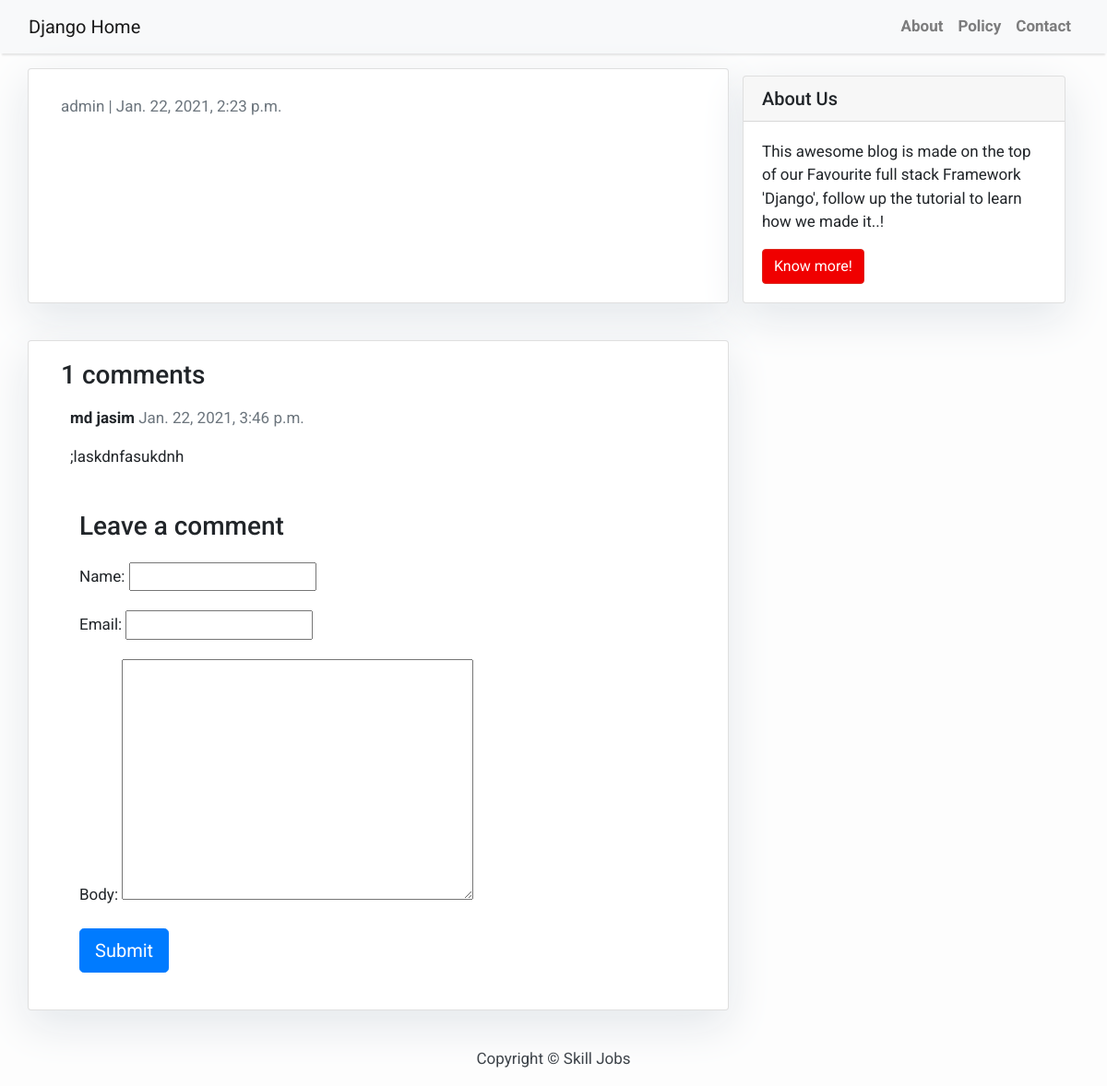
Page /my-third-post/ on the earlier database version.
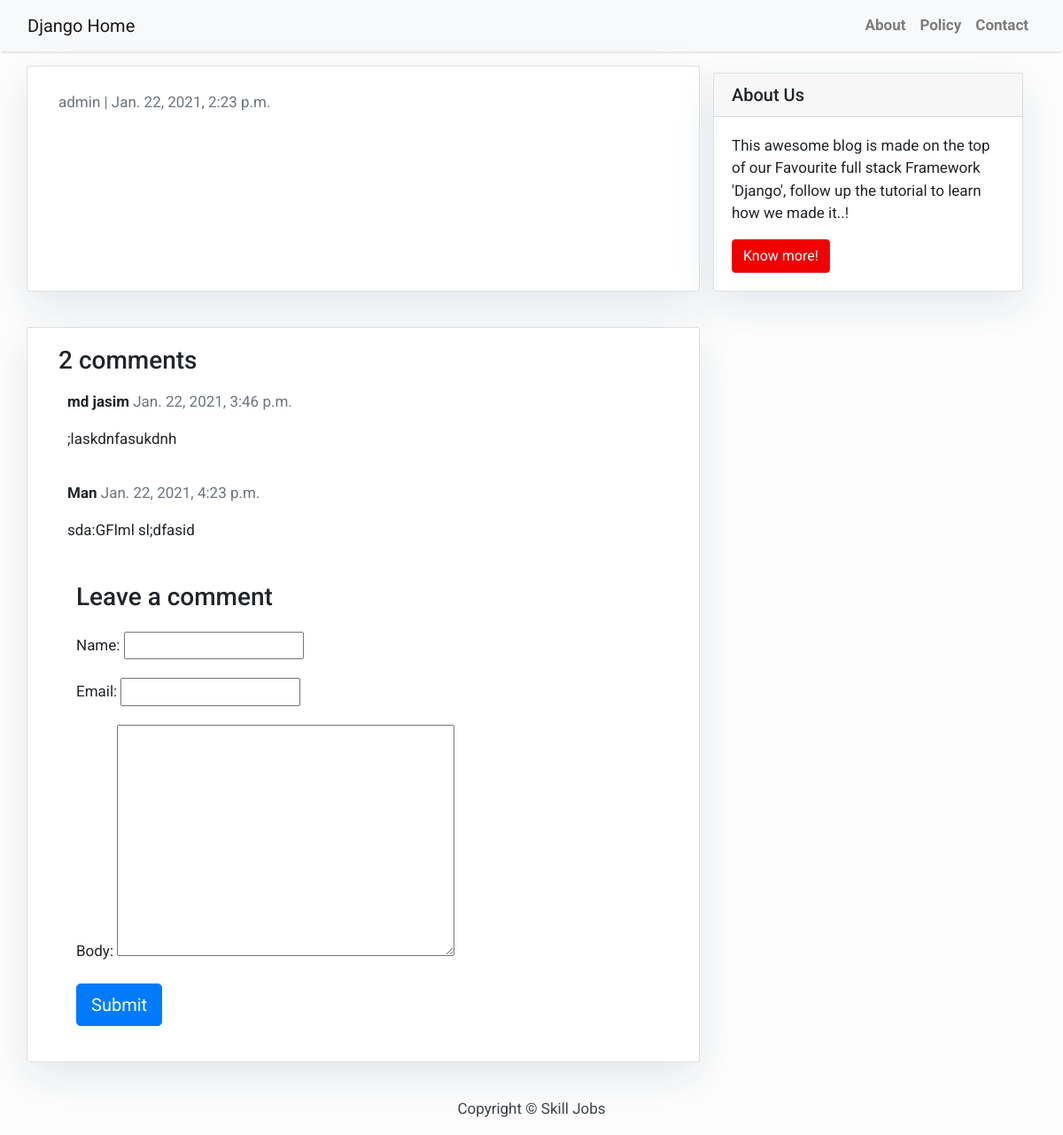
Same page on the later database version.
### blog/models.py (models this page shows, shortened)
class Comment(models.Model):
    post = models.ForeignKey(Post, on_delete=models.CASCADE, related_name='comments')
    name = models.CharField(max_length=50)
    email = models.EmailField()
    body = models.TextField()
    created_on = models.DateTimeField(auto_now_add=True)
    active = models.BooleanField(default=False)
    class Meta:
        ordering = ['created_on']

### blog/views.py (the view)
# urls.py: path('<slug:slug>/', views.post_detail, name='post_detail'),
def post_detail(request, slug):
    template_name = 'PostDetails.html'
    post = get_object_or_404(Post, slug=slug)
    comments = post.comments.filter(active=True)
    new_comment = None
    if request.method == "POST":
        comment_form = CommentForm(data=request.POST)  # => Comment parameter pass new_comment
        if comment_form.is_valid():  # -> is valid comment
            new_comment = comment_form.save(commit=False)  # => comment save
            new_comment.post = post  # => post
            new_comment.save()
    else:
        comment_form = CommentForm()  # => empty comment set
    return render(request, template_name, {
        'post': post,
        'comments': comments,  # => old comments
        'new_comment': new_comment,  # => new comments waiting for acceptation
        'comment_form': comment_form  # => pass the form for comments
    })

### blog/forms.py
class CommentForm(forms.ModelForm):
    class Meta:
        model = Comment
        fields = ('name', 'email', 'body')

### templates/PostDetails.html (shortened to what this page needs)
{% extends 'base.html' %} {% block content %}
    <div class="container">
        <div class="row">
            <div class="col-md-8 card mb-4  mt-3 left  top">
                <div class="card-body">
                    <p class=" text-muted">{{ post.author }} | {{ post.created_on }}</p>
                </div>
            </div>
            {% block sidebar %} {% include 'sidebar.html' %} {% endblock sidebar %}
        </div>
        <div class="row">
            <div class="col-md-8 card mb-4 mt-3">
                <div class="card-body">
                    <h3>{{ comments.count }} comments</h3>
                    {% for comment in comments %}
                        <div class="comments" style="padding: 10px">
                            <p class="font-weight-bold">
                                {{ comment.name }}
                                <span class="text-muted font-weight-normal">{{ comment.created_on }}</span>
                            </p>
                            {{ comment.body | linebreaks }}
                        </div>
                    {% endfor %}
                    <div class="card-body">
                        {% if new_comment %}
                            <div class="alert alert-success">
                                Your Comment will taking permission from admin
                            </div>
                        {% else %}
                            <h3>Leave a comment</h3>
                            <form method="post" style="margin-top: 1.3em">
                                {{ comment_form.as_p }}
                                <button type="submit" class="btn btn-primary btn-lg">Submit</button>
                            </form>
                        {% endif %}
                    </div>
                </div>
            </div>
        </div>
    </div>
{% endblock content %}

Differences in the rows shown:
added Comment: name "Man", created_on "Jan. 22, 2021, 4:23 p.m.", body "sda:GFlml sl;dfasid"
Other differences:
{{ comments.count }}: "1" → "2"
